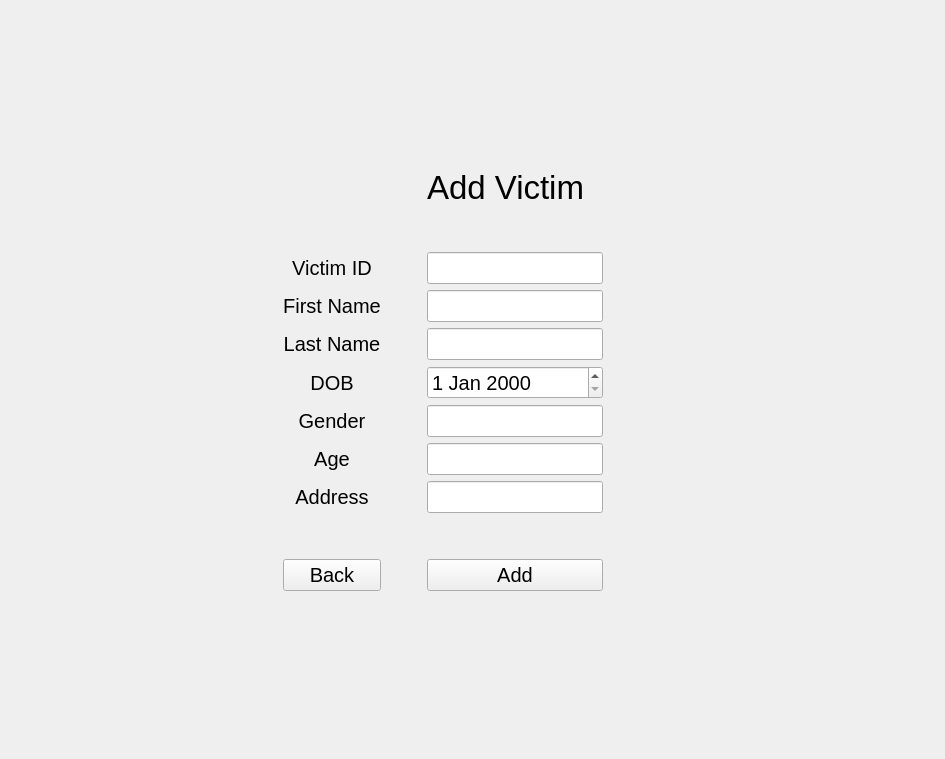
<?xml version="1.0" encoding="UTF-8"?>
<ui version="4.0">
 <class>Form</class>
 <widget class="QWidget" name="Form">
  <property name="geometry">
   <rect>
    <x>0</x>
    <y>0</y>
    <width>945</width>
    <height>759</height>
   </rect>
  </property>
  <property name="windowTitle">
   <string>Form</string>
  </property>
  <layout class="QGridLayout" name="gridLayout_2">
   <item row="1" column="1" rowspan="3" colspan="3">
    <layout class="QGridLayout" name="gridLayout">
     <item row="6" column="3">
      <spacer name="horizontalSpacer_3">
       <property name="orientation">
        <enum>Qt::Horizontal</enum>
       </property>
       <property name="sizeType">
        <enum>QSizePolicy::Preferred</enum>
       </property>
       <property name="sizeHint" stdset="0">
        <size>
         <width>60</width>
         <height>20</height>
        </size>
       </property>
      </spacer>
     </item>
     <item row="9" column="2">
      <widget class="QLineEdit" name="VictimGenderFIeld">
       <property name="font">
        <font>
         <pointsize>15</pointsize>
        </font>
       </property>
      </widget>
     </item>
     <item row="8" column="2">
      <widget class="QDateEdit" name="VictimDOBField">
       <property name="font">
        <font>
         <pointsize>15</pointsize>
        </font>
       </property>
      </widget>
     </item>
     <item row="7" column="2">
      <widget class="QLineEdit" name="VictimLastNameField">
       <property name="font">
        <font>
         <pointsize>15</pointsize>
        </font>
       </property>
      </widget>
     </item>
     <item row="10" column="0">
      <widget class="QLabel" name="label_10">
       <property name="font">
        <font>
         <pointsize>15</pointsize>
        </font>
       </property>
       <property name="text">
        <string>Age</string>
       </property>
       <property name="alignment">
        <set>Qt::AlignCenter</set>
       </property>
      </widget>
     </item>
     <item row="2" column="2">
      <spacer name="verticalSpacer_2">
       <property name="orientation">
        <enum>Qt::Vertical</enum>
       </property>
       <property name="sizeHint" stdset="0">
        <size>
         <width>20</width>
         <height>40</height>
        </size>
       </property>
      </spacer>
     </item>
     <item row="9" column="0">
      <widget class="QLabel" name="label_9">
       <property name="font">
        <font>
         <pointsize>15</pointsize>
        </font>
       </property>
       <property name="text">
        <string>Gender</string>
       </property>
       <property name="alignment">
        <set>Qt::AlignCenter</set>
       </property>
      </widget>
     </item>
     <item row="3" column="2">
      <widget class="QLineEdit" name="VictimIDField">
       <property name="font">
        <font>
         <pointsize>15</pointsize>
        </font>
       </property>
      </widget>
     </item>
     <item row="3" column="0">
      <widget class="QLabel" name="label_2">
       <property name="font">
        <font>
         <pointsize>15</pointsize>
        </font>
       </property>
       <property name="text">
        <string>Victim ID</string>
       </property>
       <property name="alignment">
        <set>Qt::AlignCenter</set>
       </property>
      </widget>
     </item>
     <item row="12" column="2">
      <spacer name="verticalSpacer_4">
       <property name="orientation">
        <enum>Qt::Vertical</enum>
       </property>
       <property name="sizeHint" stdset="0">
        <size>
         <width>20</width>
         <height>40</height>
        </size>
       </property>
      </spacer>
     </item>
     <item row="11" column="2">
      <widget class="QLineEdit" name="VictimAddrField">
       <property name="font">
        <font>
         <pointsize>15</pointsize>
        </font>
       </property>
      </widget>
     </item>
     <item row="6" column="0">
      <widget class="QLabel" name="label_5">
       <property name="font">
        <font>
         <pointsize>15</pointsize>
        </font>
       </property>
       <property name="text">
        <string>First Name</string>
       </property>
       <property name="alignment">
        <set>Qt::AlignCenter</set>
       </property>
      </widget>
     </item>
     <item row="10" column="2">
      <widget class="QLineEdit" name="VictimAgeField">
       <property name="font">
        <font>
         <pointsize>15</pointsize>
        </font>
       </property>
      </widget>
     </item>
     <item row="11" column="0">
      <widget class="QLabel" name="label_4">
       <property name="font">
        <font>
         <pointsize>15</pointsize>
        </font>
       </property>
       <property name="text">
        <string>Address</string>
       </property>
       <property name="alignment">
        <set>Qt::AlignCenter</set>
       </property>
      </widget>
     </item>
     <item row="8" column="0">
      <widget class="QLabel" name="label_3">
       <property name="font">
        <font>
         <pointsize>15</pointsize>
        </font>
       </property>
       <property name="text">
        <string>DOB</string>
       </property>
       <property name="alignment">
        <set>Qt::AlignCenter</set>
       </property>
      </widget>
     </item>
     <item row="6" column="1">
      <spacer name="horizontalSpacer_4">
       <property name="orientation">
        <enum>Qt::Horizontal</enum>
       </property>
       <property name="sizeType">
        <enum>QSizePolicy::Preferred</enum>
       </property>
       <property name="sizeHint" stdset="0">
        <size>
         <width>40</width>
         <height>20</height>
        </size>
       </property>
      </spacer>
     </item>
     <item row="7" column="0">
      <widget class="QLabel" name="label_6">
       <property name="font">
        <font>
         <pointsize>15</pointsize>
        </font>
       </property>
       <property name="text">
        <string>Last Name</string>
       </property>
       <property name="alignment">
        <set>Qt::AlignCenter</set>
       </property>
      </widget>
     </item>
     <item row="13" column="0">
      <widget class="QPushButton" name="BackBtn">
       <property name="font">
        <font>
         <pointsize>15</pointsize>
        </font>
       </property>
       <property name="text">
        <string>Back</string>
       </property>
      </widget>
     </item>
     <item row="1" column="2">
      <widget class="QLabel" name="label">
       <property name="font">
        <font>
         <pointsize>25</pointsize>
        </font>
       </property>
       <property name="text">
        <string>Add Victim</string>
       </property>
      </widget>
     </item>
     <item row="13" column="2">
      <widget class="QPushButton" name="AddVictimDataBtn">
       <property name="font">
        <font>
         <pointsize>15</pointsize>
        </font>
       </property>
       <property name="text">
        <string>Add</string>
       </property>
      </widget>
     </item>
     <item row="6" column="2">
      <widget class="QLineEdit" name="VictimFirstNameField">
       <property name="font">
        <font>
         <pointsize>15</pointsize>
        </font>
       </property>
      </widget>
     </item>
    </layout>
   </item>
   <item row="0" column="1">
    <spacer name="verticalSpacer">
     <property name="orientation">
      <enum>Qt::Vertical</enum>
     </property>
     <property name="sizeHint" stdset="0">
      <size>
       <width>20</width>
       <height>40</height>
      </size>
     </property>
    </spacer>
   </item>
   <item row="1" column="4">
    <spacer name="horizontalSpacer">
     <property name="orientation">
      <enum>Qt::Horizontal</enum>
     </property>
     <property name="sizeHint" stdset="0">
      <size>
       <width>200</width>
       <height>20</height>
      </size>
     </property>
    </spacer>
   </item>
   <item row="1" column="0">
    <spacer name="horizontalSpacer_2">
     <property name="orientation">
      <enum>Qt::Horizontal</enum>
     </property>
     <property name="sizeHint" stdset="0">
      <size>
       <width>200</width>
       <height>20</height>
      </size>
     </property>
    </spacer>
   </item>
   <item row="4" column="1">
    <spacer name="verticalSpacer_3">
     <property name="orientation">
      <enum>Qt::Vertical</enum>
     </property>
     <property name="sizeHint" stdset="0">
      <size>
       <width>20</width>
       <height>40</height>
      </size>
     </property>
    </spacer>
   </item>
  </layout>
 </widget>
 <resources/>
 <connections/>
</ui>
